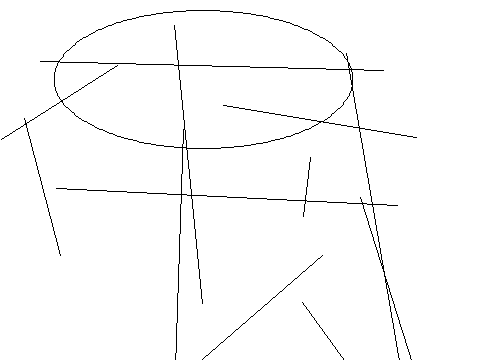

Reproduce this figure in Python.
from PIL import Image, ImageDraw
image1 = Image.new('RGB', (480, 360), '#ffffff')
draw = ImageDraw.Draw(image1)
c=[180,478,154,162]
draw.ellipse(c,'#ffffff','#000000')
c=[207,140,170,76]
draw.ellipse(c,'#ffffff','#000000')
c=[134,337,337,80]
draw.ellipse(c,'#ffffff','#000000')
c=[82,356,47,344]
draw.ellipse(c,'#ffffff','#000000')
c=[270,215,278,79]
draw.ellipse(c,'#ffffff','#000000')
c=[54,10,353,148]
draw.ellipse(c,'#ffffff','#000000')
c=[416,137,107,68]
draw.ellipse(c,'#ffffff','#000000')
l=[174,397,183,129]
draw.line(l,'#000000')
l=[416,137,223,105]
draw.line(l,'#000000')
l=[174,25,202,303]
draw.line(l,'#000000')
l=[383,70,40,61]
draw.line(l,'#000000')
l=[439,449,360,197]
draw.line(l,'#000000')
l=[413,442,346,53]
draw.line(l,'#000000')
l=[428,476,302,302]
draw.line(l,'#000000')
l=[397,205,56,188]
draw.line(l,'#000000')
l=[60,255,24,118]
draw.line(l,'#000000')
l=[310,157,303,216]
draw.line(l,'#000000')
l=[1,139,117,65]
draw.line(l,'#000000')
l=[83,462,322,255]
draw.line(l,'#000000')
image1.save('Artist4.png')